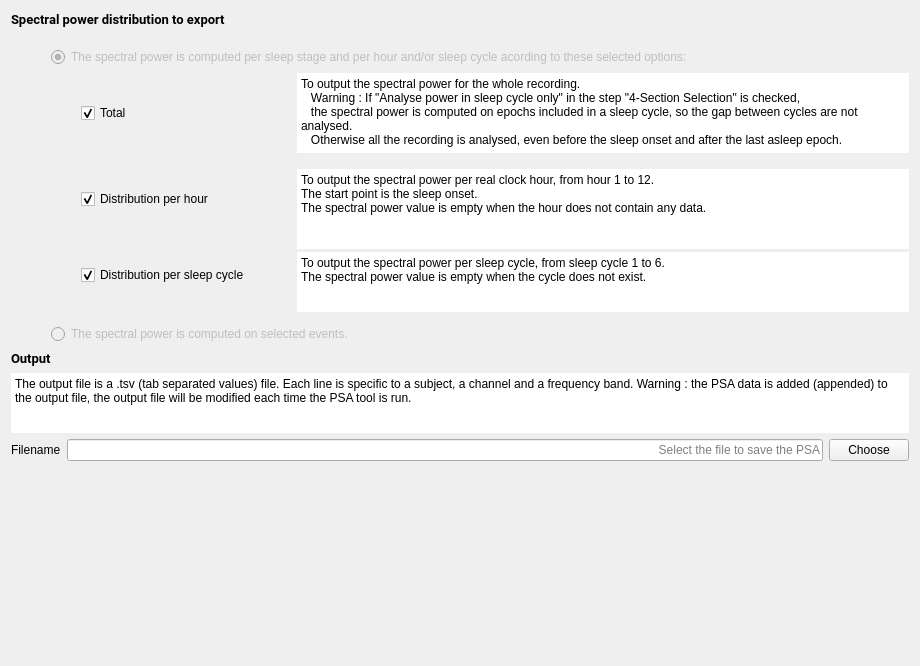
<?xml version="1.0" encoding="UTF-8"?>
<ui version="4.0">
 <class>Outputfiles</class>
 <widget class="QWidget" name="Outputfiles">
  <property name="geometry">
   <rect>
    <x>0</x>
    <y>0</y>
    <width>920</width>
    <height>666</height>
   </rect>
  </property>
  <property name="windowTitle">
   <string/>
  </property>
  <property name="styleSheet">
   <string>font: 12pt &quot;Roboto&quot;;</string>
  </property>
  <layout class="QVBoxLayout" name="verticalLayout_4">
   <item>
    <widget class="QLabel" name="label">
     <property name="font">
      <font>
       <family>Roboto</family>
       <pointsize>10</pointsize>
       <weight>50</weight>
       <italic>false</italic>
       <bold>false</bold>
      </font>
     </property>
     <property name="text">
      <string>&lt;html&gt;&lt;head/&gt;&lt;body&gt;&lt;p&gt;&lt;span style=&quot; font-weight:600;&quot;&gt;Spectral power distribution to export&lt;/span&gt;&lt;/p&gt;&lt;/body&gt;&lt;/html&gt;</string>
     </property>
    </widget>
   </item>
   <item>
    <layout class="QHBoxLayout" name="horizontalLayout_5">
     <item>
      <spacer name="horizontalSpacer">
       <property name="orientation">
        <enum>Qt::Horizontal</enum>
       </property>
       <property name="sizeType">
        <enum>QSizePolicy::Fixed</enum>
       </property>
       <property name="sizeHint" stdset="0">
        <size>
         <width>40</width>
         <height>20</height>
        </size>
       </property>
      </spacer>
     </item>
     <item>
      <layout class="QVBoxLayout" name="verticalLayout_3">
       <item>
        <spacer name="verticalSpacer_4">
         <property name="orientation">
          <enum>Qt::Vertical</enum>
         </property>
         <property name="sizeType">
          <enum>QSizePolicy::Fixed</enum>
         </property>
         <property name="sizeHint" stdset="0">
          <size>
           <width>20</width>
           <height>13</height>
          </size>
         </property>
        </spacer>
       </item>
       <item>
        <widget class="QRadioButton" name="radioButton_stage">
         <property name="enabled">
          <bool>false</bool>
         </property>
         <property name="toolTip">
          <string>To enable the radio button go to the Section Selection Step.</string>
         </property>
         <property name="text">
          <string>The spectral power is computed per sleep stage and per hour and/or sleep cycle acording to these selected options:</string>
         </property>
         <property name="checked">
          <bool>true</bool>
         </property>
        </widget>
       </item>
       <item>
        <layout class="QVBoxLayout" name="verticalLayout">
         <item>
          <layout class="QHBoxLayout" name="horizontalLayout">
           <item>
            <spacer name="horizontalSpacer_3">
             <property name="orientation">
              <enum>Qt::Horizontal</enum>
             </property>
             <property name="sizeType">
              <enum>QSizePolicy::Fixed</enum>
             </property>
             <property name="sizeHint" stdset="0">
              <size>
               <width>30</width>
               <height>20</height>
              </size>
             </property>
            </spacer>
           </item>
           <item>
            <widget class="QCheckBox" name="total_checkBox">
             <property name="minimumSize">
              <size>
               <width>210</width>
               <height>0</height>
              </size>
             </property>
             <property name="maximumSize">
              <size>
               <width>210</width>
               <height>16777215</height>
              </size>
             </property>
             <property name="toolTip">
              <string/>
             </property>
             <property name="text">
              <string>Total</string>
             </property>
             <property name="checked">
              <bool>true</bool>
             </property>
            </widget>
           </item>
           <item>
            <widget class="QPlainTextEdit" name="plainTextEdit_tot">
             <property name="maximumSize">
              <size>
               <width>16777215</width>
               <height>80</height>
              </size>
             </property>
             <property name="frameShape">
              <enum>QFrame::HLine</enum>
             </property>
             <property name="frameShadow">
              <enum>QFrame::Plain</enum>
             </property>
             <property name="lineWidth">
              <number>0</number>
             </property>
             <property name="readOnly">
              <bool>true</bool>
             </property>
             <property name="plainText">
              <string>To output the spectral power for the whole recording.
   Warning : If &quot;Analyse power in sleep cycle only&quot; in the step &quot;4-Section Selection&quot; is checked, 
   the spectral power is computed on epochs included in a sleep cycle, so the gap between cycles are not analysed.
   Otherwise all the recording is analysed, even before the sleep onset and after the last asleep epoch.</string>
             </property>
            </widget>
           </item>
          </layout>
         </item>
         <item>
          <layout class="QHBoxLayout" name="horizontalLayout_3">
           <item>
            <spacer name="horizontalSpacer_2">
             <property name="orientation">
              <enum>Qt::Horizontal</enum>
             </property>
             <property name="sizeType">
              <enum>QSizePolicy::Fixed</enum>
             </property>
             <property name="sizeHint" stdset="0">
              <size>
               <width>30</width>
               <height>5</height>
              </size>
             </property>
            </spacer>
           </item>
           <item>
            <widget class="QCheckBox" name="hour_checkBox">
             <property name="minimumSize">
              <size>
               <width>210</width>
               <height>0</height>
              </size>
             </property>
             <property name="maximumSize">
              <size>
               <width>210</width>
               <height>16777215</height>
              </size>
             </property>
             <property name="toolTip">
              <string/>
             </property>
             <property name="text">
              <string>Distribution per hour</string>
             </property>
             <property name="checked">
              <bool>true</bool>
             </property>
            </widget>
           </item>
           <item>
            <widget class="QPlainTextEdit" name="plainTextEdit_hour">
             <property name="minimumSize">
              <size>
               <width>0</width>
               <height>80</height>
              </size>
             </property>
             <property name="maximumSize">
              <size>
               <width>16777215</width>
               <height>60</height>
              </size>
             </property>
             <property name="frameShape">
              <enum>QFrame::HLine</enum>
             </property>
             <property name="frameShadow">
              <enum>QFrame::Plain</enum>
             </property>
             <property name="lineWidth">
              <number>0</number>
             </property>
             <property name="readOnly">
              <bool>true</bool>
             </property>
             <property name="plainText">
              <string>To output the spectral power per real clock hour, from hour 1 to 12.  
The start point is the sleep onset.
The spectral power value is empty when the hour does not contain any data.</string>
             </property>
            </widget>
           </item>
          </layout>
         </item>
         <item>
          <layout class="QHBoxLayout" name="horizontalLayout_4">
           <item>
            <spacer name="horizontalSpacer_4">
             <property name="orientation">
              <enum>Qt::Horizontal</enum>
             </property>
             <property name="sizeType">
              <enum>QSizePolicy::Fixed</enum>
             </property>
             <property name="sizeHint" stdset="0">
              <size>
               <width>30</width>
               <height>20</height>
              </size>
             </property>
            </spacer>
           </item>
           <item>
            <widget class="QCheckBox" name="cycle_checkBox">
             <property name="minimumSize">
              <size>
               <width>210</width>
               <height>0</height>
              </size>
             </property>
             <property name="maximumSize">
              <size>
               <width>210</width>
               <height>16777215</height>
              </size>
             </property>
             <property name="toolTip">
              <string/>
             </property>
             <property name="text">
              <string>Distribution per sleep cycle</string>
             </property>
             <property name="checked">
              <bool>true</bool>
             </property>
            </widget>
           </item>
           <item>
            <widget class="QPlainTextEdit" name="plainTextEdit_cycle">
             <property name="minimumSize">
              <size>
               <width>0</width>
               <height>60</height>
              </size>
             </property>
             <property name="maximumSize">
              <size>
               <width>16777215</width>
               <height>45</height>
              </size>
             </property>
             <property name="frameShape">
              <enum>QFrame::HLine</enum>
             </property>
             <property name="frameShadow">
              <enum>QFrame::Plain</enum>
             </property>
             <property name="lineWidth">
              <number>0</number>
             </property>
             <property name="readOnly">
              <bool>true</bool>
             </property>
             <property name="plainText">
              <string>To output the spectral power per sleep cycle, from sleep cycle 1 to 6.
The spectral power value is empty when the cycle does not exist.</string>
             </property>
            </widget>
           </item>
          </layout>
         </item>
        </layout>
       </item>
       <item>
        <spacer name="verticalSpacer_3">
         <property name="orientation">
          <enum>Qt::Vertical</enum>
         </property>
         <property name="sizeType">
          <enum>QSizePolicy::Fixed</enum>
         </property>
         <property name="sizeHint" stdset="0">
          <size>
           <width>20</width>
           <height>13</height>
          </size>
         </property>
        </spacer>
       </item>
       <item>
        <widget class="QRadioButton" name="radioButton_annot">
         <property name="enabled">
          <bool>false</bool>
         </property>
         <property name="toolTip">
          <string>To enable the radio button go to the Section Selection Step.</string>
         </property>
         <property name="text">
          <string>The spectral power is computed on selected events.</string>
         </property>
        </widget>
       </item>
      </layout>
     </item>
    </layout>
   </item>
   <item>
    <layout class="QVBoxLayout" name="verticalLayout_2">
     <item>
      <widget class="QLabel" name="label_4">
       <property name="sizePolicy">
        <sizepolicy hsizetype="Preferred" vsizetype="Fixed">
         <horstretch>0</horstretch>
         <verstretch>0</verstretch>
        </sizepolicy>
       </property>
       <property name="font">
        <font>
         <family>Roboto</family>
         <pointsize>10</pointsize>
         <weight>50</weight>
         <italic>false</italic>
         <bold>false</bold>
        </font>
       </property>
       <property name="text">
        <string>&lt;html&gt;&lt;head/&gt;&lt;body&gt;&lt;p&gt;&lt;span style=&quot; font-weight:600;&quot;&gt;Output&lt;/span&gt;&lt;/p&gt;&lt;/body&gt;&lt;/html&gt;</string>
       </property>
      </widget>
     </item>
     <item>
      <widget class="QPlainTextEdit" name="plainTextEdit_4">
       <property name="maximumSize">
        <size>
         <width>16777215</width>
         <height>60</height>
        </size>
       </property>
       <property name="frameShape">
        <enum>QFrame::HLine</enum>
       </property>
       <property name="frameShadow">
        <enum>QFrame::Plain</enum>
       </property>
       <property name="lineWidth">
        <number>0</number>
       </property>
       <property name="readOnly">
        <bool>true</bool>
       </property>
       <property name="plainText">
        <string>The output file is a .tsv (tab separated values) file. Each line is specific to a subject, a channel and a frequency band. Warning : the PSA data is added (appended) to the output file, the output file will be modified each time the PSA tool is run.</string>
       </property>
      </widget>
     </item>
     <item>
      <layout class="QHBoxLayout" name="horizontalLayout_2">
       <item>
        <widget class="QLabel" name="label_3">
         <property name="text">
          <string>Filename</string>
         </property>
        </widget>
       </item>
       <item>
        <widget class="QLineEdit" name="filename_lineEdit">
         <property name="inputMask">
          <string/>
         </property>
         <property name="text">
          <string/>
         </property>
         <property name="alignment">
          <set>Qt::AlignRight|Qt::AlignTrailing|Qt::AlignVCenter</set>
         </property>
         <property name="placeholderText">
          <string>Select the file to save the PSA</string>
         </property>
        </widget>
       </item>
       <item>
        <widget class="QPushButton" name="choose_pushButton">
         <property name="text">
          <string>Choose</string>
         </property>
        </widget>
       </item>
      </layout>
     </item>
    </layout>
   </item>
   <item>
    <spacer name="verticalSpacer">
     <property name="orientation">
      <enum>Qt::Vertical</enum>
     </property>
     <property name="sizeType">
      <enum>QSizePolicy::Expanding</enum>
     </property>
     <property name="sizeHint" stdset="0">
      <size>
       <width>20</width>
       <height>137</height>
      </size>
     </property>
    </spacer>
   </item>
  </layout>
 </widget>
 <resources>
  <include location="../../../../../scinodes_poc/src/main/python/ui/themes/themes.qrc"/>
 </resources>
 <connections>
  <connection>
   <sender>choose_pushButton</sender>
   <signal>clicked()</signal>
   <receiver>Outputfiles</receiver>
   <slot>choose_button_slot()</slot>
   <hints>
    <hint type="sourcelabel">
     <x>367</x>
     <y>221</y>
    </hint>
    <hint type="destinationlabel">
     <x>333</x>
     <y>312</y>
    </hint>
   </hints>
  </connection>
 </connections>
 <slots>
  <slot>choose_button_slot()</slot>
 </slots>
</ui>
